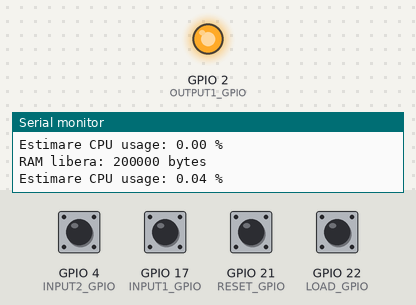
The sketch below on a simulated ESP32. Shown: output pins drawn as LEDs (lit = HIGH), the last lines printed to the serial monitor. The test bench sets the inputs (shaded band); at power-on: GPIO 4 (INPUT2_GPIO), GPIO 17 (INPUT1_GPIO), GPIO 21 (RESET_GPIO), GPIO 22 (LOAD_GPIO) HIGH.

Above: at 2.2 s.
2.3 s: GPIO 21 (RESET_GPIO) pulled LOW for 0.15 s
At 2.4 s:
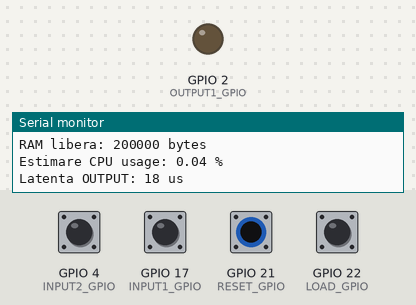
Timing chart, 0 to 5.3 s (numbered marks = the images above; inputs shaded):
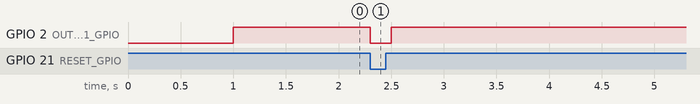

Measured:
- after the input at 2.3 s, GPIO 2 (OUTPUT1_GPIO): HIGH → LOW at once, → HIGH 0.20 s later

The sketch:

result_BITWISE.ino
```cpp
// Arduino code generated from .st file

#include <bitwise.h>
#include "esp_heap_caps.h"
#include <Arduino.h>

#define INPUT1_GPIO 17
#define INPUT2_GPIO 4
#define RESET_GPIO 21
#define LOAD_GPIO 22

#define OUTPUT1_GPIO 2

AND _TMP_AND42_OUT;
XOR _TMP_XOR43_OUT;
OR  _TMP_OR44_OUT;
NOT _TMP_NOT45_OUT;

unsigned long activeTime = 0;
unsigned long lastSecond = millis();
unsigned long latency = 0;

bool press = 0;
bool led_on = 0;

void setup() {
  pinMode(INPUT1_GPIO, INPUT_PULLUP);
  pinMode(INPUT2_GPIO, INPUT_PULLUP);
  pinMode(RESET_GPIO, INPUT_PULLUP);
  pinMode(LOAD_GPIO, INPUT_PULLUP);

  pinMode(OUTPUT1_GPIO, OUTPUT);

  Serial.begin(115200);
  delay(1000);
}

void loop() {
  unsigned long loopStart = micros();
  unsigned long start;

  bool input1 = (digitalRead(INPUT1_GPIO) == LOW);
  bool input2 = (digitalRead(INPUT2_GPIO) == LOW);
  bool reset  = (digitalRead(RESET_GPIO) == LOW);
  bool load   = (digitalRead(LOAD_GPIO) == LOW);

  if (((input1 && input2) || (reset ^ load)) && press == 0) {
    press = 1;
    start = micros();
  }

  _TMP_AND42_OUT.IN1 = input1;
  _TMP_AND42_OUT.IN2 = input2;
  _TMP_AND42_OUT.update();

  _TMP_XOR43_OUT.IN1 = reset;
  _TMP_XOR43_OUT.IN2 = load;
  _TMP_XOR43_OUT.update();

  _TMP_OR44_OUT.IN1 = _TMP_AND42_OUT.OUT;
  _TMP_OR44_OUT.IN2 = _TMP_XOR43_OUT.OUT;
  _TMP_OR44_OUT.update();

  _TMP_NOT45_OUT.IN = _TMP_OR44_OUT.OUT;
  _TMP_NOT45_OUT.update();

  digitalWrite(OUTPUT1_GPIO, _TMP_NOT45_OUT.OUT ? HIGH : LOW);

  if (digitalRead(OUTPUT1_GPIO) == LOW && led_on == 0 && press == 1) {
    unsigned long latency = micros() - start;
    led_on = 1;

    Serial.print("Latenta OUTPUT: ");
    Serial.print(latency);
    Serial.println(" us");
  }

  unsigned long loopEnd = micros();
  activeTime += (loopEnd - loopStart);

  if (millis() - lastSecond >= 1000) {
    Serial.print("RAM libera: ");
    Serial.print(esp_get_free_heap_size());
    Serial.println(" bytes");

    float cpuUsage = (float)activeTime / 10000.0;
    Serial.print("Estimare CPU usage: ");
    Serial.print(cpuUsage, 2);
    Serial.println(" %");

    activeTime = 0;
    lastSecond = millis();
  }

  delay(100);
}
```

bitwise.h
```cpp
#ifndef __bitwise_h__
#define __bitwise_h__

#include <Arduino.h>

class AND {
    public:
        bool IN1 = false;
        bool IN2 = false;
        bool OUT = false;

        void update() {
            OUT = IN1 & IN2;
        }
};

class OR {
    public:
        bool IN1 = false;
        bool IN2 = false;
        bool OUT = false;

        void update() {
            OUT = IN1 | IN2;
        }
};

class XOR {
    public:
        bool IN1 = false;
        bool IN2 = false;
        bool OUT = false;

        void update() {
            OUT = IN1 ^ IN2;
        }
};

class NOT {
    public:
        bool IN = false;
        bool OUT = false;

        void update() {
            OUT = !IN;
        }
};

#endif
```
